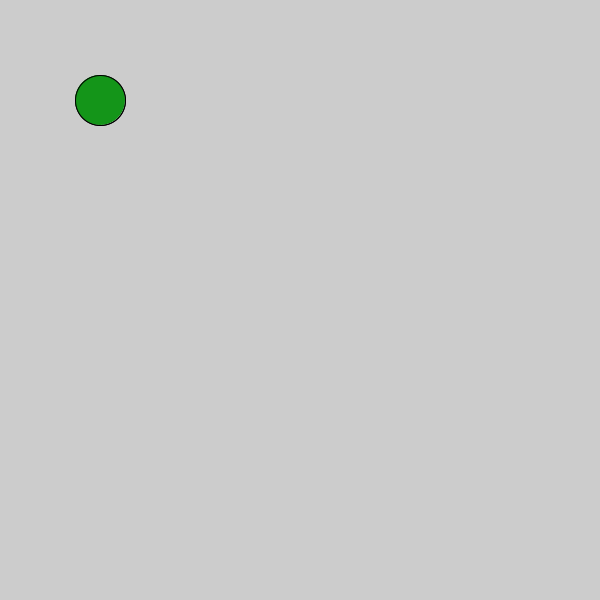
Frame 1 (no input)
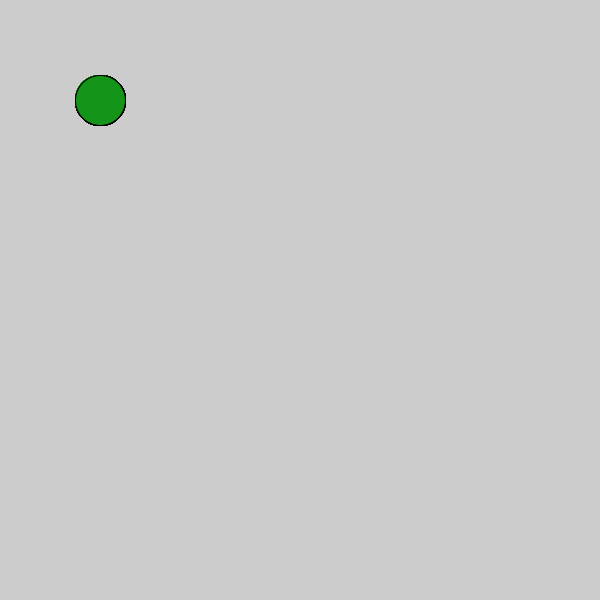
Frame 60 (the mouse pressed at the canvas centre just before this capture)
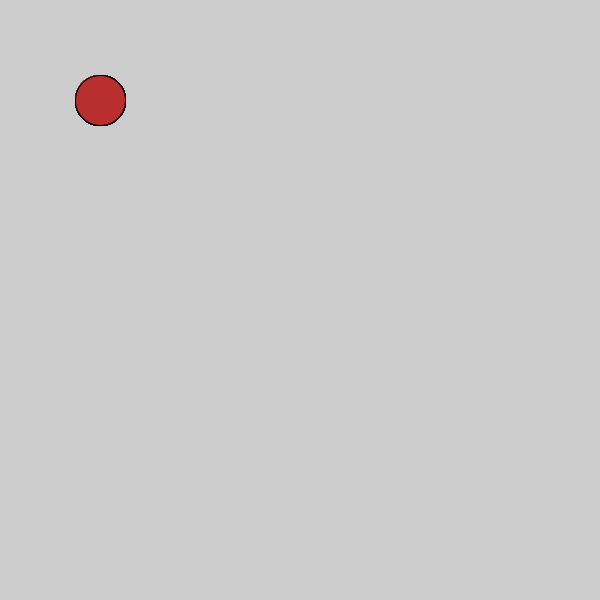
Frame 120 (the mouse held since frame 60 and released just before this capture)

The Processing sketch that drew these frames (run headless with seeded random() and noise(); from frame 60 on, the mouse is pressed at the canvas centre):

// Processing sketch: c_LogicalDot
// ── c_LogicalDot.pde

void setup() {
  
// 1. Set the size of the sketch. Make it 600 pixels square. 
  size(600,600);

}

void draw() {
  ellipse(100,100, 50,50);
// 2. Draw an ellipse
// Run the program to make sure it works before moving on.


// 3. Change the color of the ellipse when the mouse is pressed.
//    Use the following code, but put your colors where indicated
//    Remember to use the   fill()  command to set colors.

if(mousePressed) {
 fill(#B92F2F);
   //  put one color here 
  
} else {
  fill(#149519);
   // put a different color here
  
}  
  ellipse(100,100, 50,50);
  
  
}
